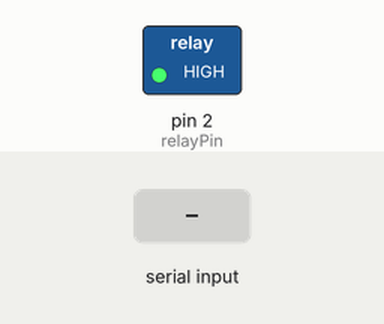
Bench run of a sketch on a simulated Arduino Uno, built with avr-gcc and run on an emulated ATmega328P. Parts: switched loads named in the sketch (green lamp = pin HIGH). The inputs (shaded band) are chosen by the test bench.

Above: at 1.2 s.
1.3 s: "1" received over Serial
At 1.9 s:
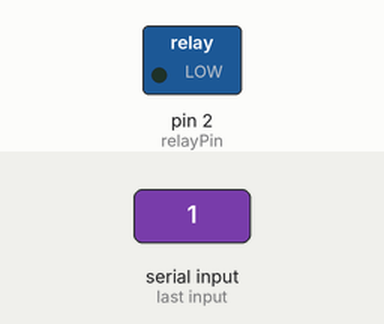
2.8 s: "0" received over Serial
At 3.1 s:
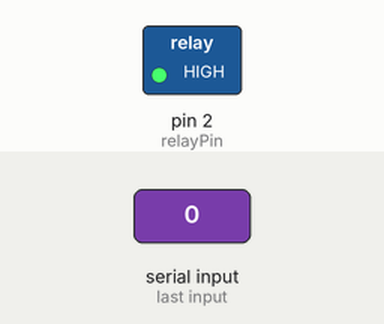
Timing chart, 0 to 5.8 s (numbered marks = the images above; inputs shaded):
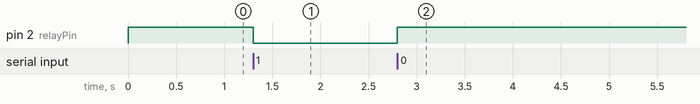

The sketch:

bulb_controller.ino
```cpp
int relayPin = 2;
void setup() {
  Serial.begin(9600);
  pinMode(relayPin, OUTPUT);
  digitalWrite(relayPin, HIGH); // OFF initially
}
void loop() {
  if (Serial.available()) {
    char command = Serial.read();
    if (command == '1') {
      digitalWrite(relayPin, LOW);  // Turn ON
    } else if (command == '0') {
      digitalWrite(relayPin, HIGH); // Turn OFF
    }
  }
}
```

Measured:
- after the input at 1.3 s, pin 2 (relayPin): HIGH → LOW at once
- after the input at 2.8 s, pin 2 (relayPin): LOW → HIGH at once
